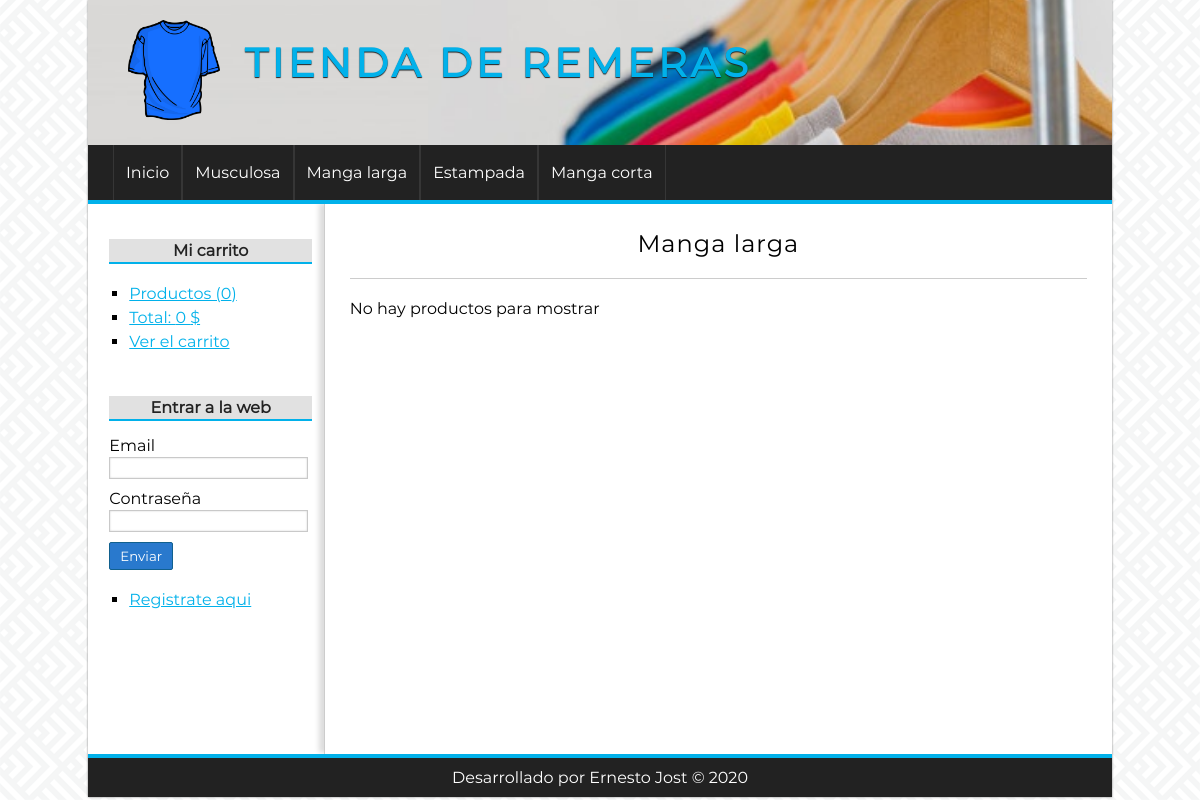
/categoria/ver&id=3, run on the app's committed database.
### tables this page shows
CREATE TABLE categorias(
id              int(255) auto_increment not null,
nombre          varchar(100) not null,
CONSTRAINT pk_categorias PRIMARY KEY(id) 
);

### config/db.php (called while the page is built)
<?php
class Database {
    public static function connect() {
        $db = new mysqli('localhost', 'root', '', 'tienda_remeras');
        $db->query("SET NAMES 'utf8'");
        return $db;
    }
}

### helpers/utils.php (called while the page is built, shortened)
<?php
class Utils {
    public static function showCategorias() {
        require_once 'models/categoria.php';
        $categoria = new Categoria();
        $categorias = $categoria->getAll();
        return $categorias;
    }
}

### models/categoria.php (called while the page is built, shortened)
<?php
class Categoria {
    private $id;
    private $db;
    public function __construct() {
        $this->db = Database::connect();
    }
    function getId() {
        return $this->id;
    }
    function setId($id) {
        $this->id = $id;
    }
    public function getAll() {
        $categorias = $this->db->query("SELECT * FROM categorias ORDER BY id DESC;");
        return $categorias;
    }
    public function getOne() {
        $categoria = $this->db->query("SELECT * FROM categorias WHERE id={$this->getId()}");
        return $categoria->fetch_object();
    }
}

### controllers/categoriaController.php (called while the page is built, shortened)
<?php
require_once 'models/categoria.php';
require_once 'models/producto.php';
class categoriaController {
    public function ver() {
        if (isset($_GET['id'])) {
            $id = $_GET['id'];
            $categoria = new Categoria();
            $categoria->setId($id);
            $categoria = $categoria->getOne();
            $producto = new Producto();
            $producto->setCategoria_id($id);
            $productos = $producto->getAllCategory();
        }
        require_once 'views/categoria/ver.php';
    }
}

### models/producto.php (called while the page is built, shortened)
<?php
class Producto {
    private $categoria_id;
    private $db;
    public function __construct() {
        $this->db = Database::connect();
    }
    function getCategoria_id() {
        return $this->categoria_id;
    }
    function setCategoria_id($categoria_id) {
        $this->categoria_id = $categoria_id;
    }
    public function getAllCategory() {
        $sql = "SELECT p.*, c.nombre AS 'catnombre' FROM productos p "
                . "INNER JOIN categorias c ON c.id = p.categoria_id "
                . "WHERE p.categoria_id = {$this->getCategoria_id()} "
                . "ORDER BY id DESC";
        $productos = $this->db->query($sql);
        return $productos;
    }
}

### views/categoria/ver.php (the view, shortened to what this page needs)
<?php if (isset($categoria)): ?>
    <h1><?= $categoria->nombre ?></h1>
    <?php if ($productos->num_rows == 0): ?>
        <p>No hay productos para mostrar</p>
    <?php endif; ?>
<?php else: ?>
    <h1>La categoría no existe</h1>
<?php endif; ?>

### views/layout/header.php (shortened to what this page needs)
<!DOCTYPE HTML>
<html lang="es">
    <head>
        <link rel="stylesheet" href="<?= base_url ?>assets/css/styles.css" />
    </head>
    <body>
        <div id="container">
            <header id="header">
                <div id="logo">
                    <img src="<?= base_url ?>assets/img/camiseta.png" alt="Remera Logo" />
                    <a href="<?= base_url ?>">
                        Tienda de remeras
                    </a>
                </div>
            </header>
            <?php $categorias = Utils::showCategorias(); ?>
            <nav id="menu">
                <ul>
                    <li>
                        <a href="<?= base_url ?>">Inicio</a>
                    </li>
                    <?php while ($cat = $categorias->fetch_object()): ?>
                        <li>
                            <a href="<?= base_url ?>categoria/ver&id=<?= $cat->id ?>"><?= $cat->nombre ?></a>
                        </li>
                    <?php endwhile; ?>
                </ul>
            </nav>
            <div id="content">

### assets/css/styles.css (style rules this page uses)
* { padding: 0px; margin: 0px; font-family: "Montserrat", sans-serif, Helvetica, Arial; }
body { background: url("../img/bg.png"); }
a { color: #01B1EA; }
#container { width: 1024px; margin: 0px auto; box-shadow: 0px 0px 2px gray; background: white; }
#header { height: 145px; background: no-repeat center/100% url("../img/fondo-cabecera.jpg"); }
#logo { padding: 20px; margin-left: 20px; float:left; }
#logo img { float:left; height: 100px; }
#logo a { float:left; font-size: 40px; letter-spacing: 4px; text-transform: uppercase; color: #01B1EA; font-weight: bold; text-decoration: none; margin-top: 18px; margin-left: 25px; text-shadow: 0px 1px 1px #222222; transition: all 300ms; }
#menu { clear:both; background: #222; color: white; height: 55px; border-bottom: 4px solid #01B1EA; }
#menu ul { list-style: none; text-decoration: none; margin: 0px auto; margin-left: 25px; }
#menu ul li { line-height: 55px; float:left; border-right: 1px solid #363636; }
#menu a { display: block; color: white; text-decoration: none; padding-left: 12px; padding-right: 12px; transition: all 300ms; }
#menu a:first-child { border-left: 1px solid #363636; }
#content { margin: 0px auto; overflow: hidden; background: white; }
#central h1 { font-size: 24px; font-weight: normal; letter-spacing: 1px; text-align: center; border-bottom: 1px solid #ccc; margin-bottom: 20px; padding: 20px; padding-top: 0px; }

### data on the page
categorias: nombre "Musculosa"
categorias: nombre "Manga larga"
categorias: nombre "Estampada"
categorias: nombre "Manga corta"

### other printed values
$stats['count'] "0"
$stats['total'] "0"
